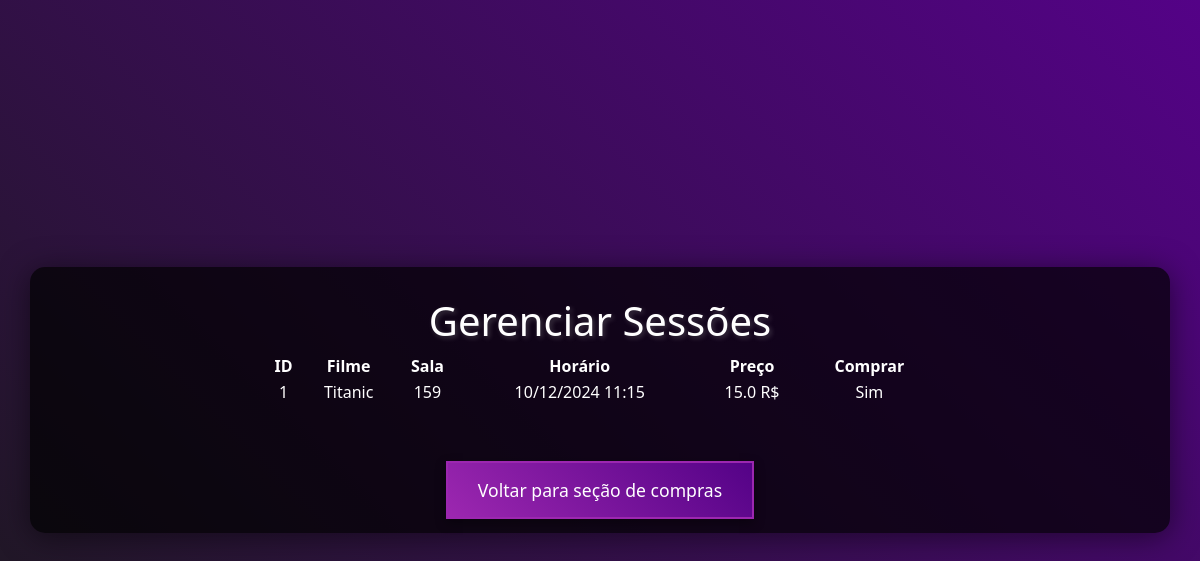
Screenshot of /sessoes (signed in) with the database file from the repository.
### cinema/models.py (models this page shows)
class Sessao(db.Model):
    id = db.Column(db.Integer, primary_key=True, autoincrement=True)
    filme_id = db.Column(db.Integer, db.ForeignKey('filme.id'), nullable=False)
    sala_id = db.Column(db.Integer, db.ForeignKey('sala.id'), nullable=False)
    horario = db.Column(db.DateTime, nullable=False)
    preco = db.Column(db.Float, nullable=False)
    filme = db.relationship('Filme', backref=db.backref('sessoes', lazy=True))
    sala = db.relationship('Sala', backref=db.backref('sessoes', lazy=True))

class Filme(db.Model):
    id = db.Column(db.Integer, primary_key=True, autoincrement=True)
    titulo = db.Column(db.String(200), nullable=False, index=True)
    duracao = db.Column(db.Integer, nullable=False)
    classificacao = db.Column(db.String(10), nullable=False)
    genero = db.Column(db.String(50))
    data_lancamento = db.Column(db.Date)
    foto = db.Column(db.String(255))

class Sala(db.Model):
    id = db.Column(db.Integer, primary_key=True, autoincrement=True)
    numero = db.Column(db.String(10), nullable=False)
    capacidade = db.Column(db.Integer, nullable=False)
    cinema_id = db.Column(db.Integer, db.ForeignKey('cinema.id'), nullable=False)
    cinema = db.relationship('Cinema', backref=db.backref('salas', lazy=True))

### app.py (the view)
@app.route('/sessoes')
@login_required
def ver_Sessoes():
    sessao = Sessao.query.all()  # Busca todas as sessoes cadastradas
    return render_template('listar_sessoes.html', sessao=sessao)  # Tabela de sessoes

### cinema/__init__.py (called while the page is built)
def create_app():
    app = Flask(__name__, static_url_path='/static')
    app.secret_key = '17052008'
    project_dir = os.path.dirname(os.path.abspath(__file__))
    cinema_file = "sqlite:///{}".format(os.path.join(project_dir, "Cinema.db"))
    app.config["SQLALCHEMY_DATABASE_URI"] = cinema_file
    app.config["SQLALCHEMY_TRACK_MODIFICATIONS"] = False
    login_manager = LoginManager()
    login_manager.init_app(app)
    @login_manager.user_loader
    def load_user(user_id):
        from cinema.models import Usuario
        return Usuario.query.get(int(user_id))
    db.init_app(app)
    return app

### cinema/templates/listar_sessoes.html (shortened to what this page needs)
<!DOCTYPE html>
<html lang="pt-br">
    <head>
        <link rel="stylesheet" type="text/css" href="{{ url_for('static', filename='css/listar_filmes.css') }}">
        <link href="https://cdn.jsdelivr.net/npm/bootstrap@5.3.3/dist/css/bootstrap.min.css" rel="stylesheet">
    </head>
    <body>
        <div class="container">
            <h1>Gerenciar Sessões</h1>
            <table class="sessao-table">
                <thead>
                    <tr>
                        <th>ID</th>
                        <th>Filme</th>
                        <th>Sala</th>
                        <th>Horário</th>
                        <th>Preço</th>
                        <th>Comprar</th>
                    </tr>
                </thead>
                <tbody>
                    {% for sessao in sessao %}
                    <tr>
                        <td>{{ sessao.id }}</td>
                        <td>{{ sessao.filme.titulo }}</td>
                        <td>{{ sessao.sala.numero }}</td>
                        <td>{{ sessao.horario.strftime('%d/%m/%Y %H:%M') }}</td>
                        <td>{{ sessao.preco | round(2) }} R$</td>
                        <td><a href="{{url_for ('comprar_assento', sessao_id=sessao.id)}}">Sim</a></td>
                    </tr>
                    {% endfor %}
                </tbody>
            </table>
            <br><br><br>
            <a href="{{ url_for('logado') }}" class="button">Voltar para seção de compras</a>
        </div>
    </body>
</html>

### cinema/static/css/listar_filmes.css (style rules this page uses)
body { font-family:system-ui, -apple-system, BlinkMacSystemFont, 'Segoe UI', Roboto, Oxygen, Ubuntu, Cantarell, 'Open Sans', 'Helvetica Neue', sans-serif ; background: linear-gradient(45deg, #1a1a1a, #540287); color: #fff; margin: 0; padding: 0; display: flex; justify-content: center; align-items: center; height: 100vh; flex-direction: column; }
.container { text-align: center; padding: 30px; background: rgba(0, 0, 0, 0.7); border-radius: 15px; box-shadow: 0 4px 30px rgba(0, 0, 0, 0.5); }
h1 { color: white; font-size: 3em; margin-bottom: 20px; text-shadow: 2px 2px 5px rgba(181, 181, 181, 0.29); }
.button { background: linear-gradient(45deg, #9c27b0, #540287); color: white; padding: 15px 30px; text-decoration: none; font-size: 1.1em; box-shadow: 0 4px 10px rgba(0, 0, 0, 0.4); transition: all 0.3s ease; border-radius: 0; border: 2px solid #9c27b0; }

### cinema/templates/listar_sessoes.html (style rules this page uses)
h1 { color: white; }
.sessao-table { align-self: center; color: white; margin: 0 auto; width: 60%; border: 1px white; }
a { text-decoration: none; color: white; }

### rows the page displays
Sessao: id "1", filme.titulo "Titanic", sala.numero "159", horario "10/12/2024 11:15", preco "15.0"
